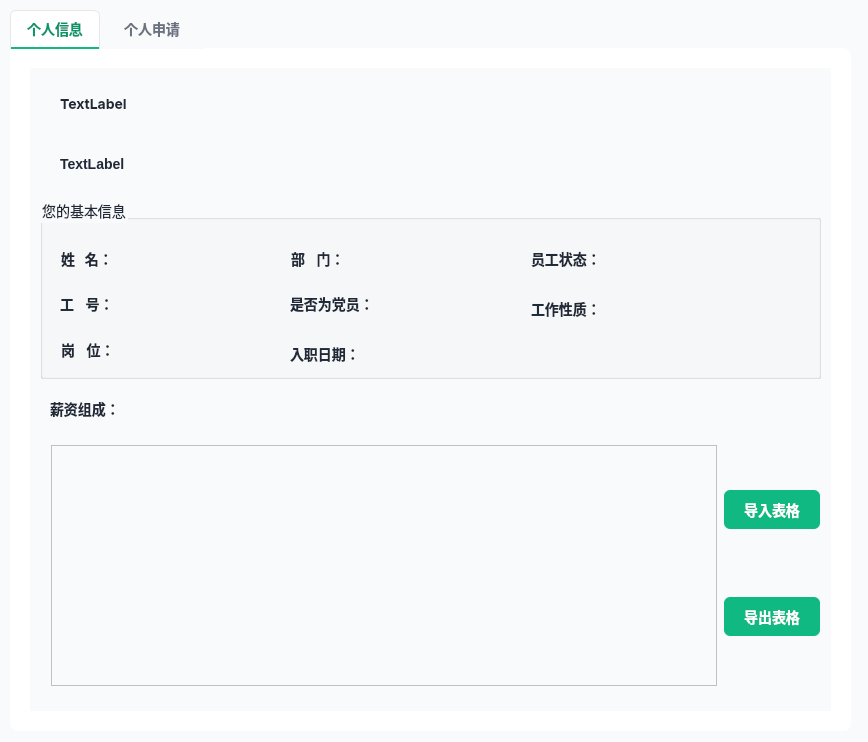
<?xml version="1.0" encoding="UTF-8"?>
<ui version="4.0">
 <class>HomePage</class>
 <widget class="QWidget" name="HomePage">
  <property name="windowModality">
   <enum>Qt::WindowModality::WindowModal</enum>
  </property>
  <property name="geometry">
   <rect>
    <x>0</x>
    <y>0</y>
    <width>868</width>
    <height>742</height>
   </rect>
  </property>
  <property name="windowTitle">
   <string>个人中心</string>
  </property>
  <property name="styleSheet">
   <string notr="true">/*
 *  ==================================================================================
 *  ||  GOOGLE HRMS - GLACIER &amp; MINT THEME (THE FINAL CUT)                        ||
 *  ||  PHILOSOPHY: Human-Centric Clarity &amp; Effortless Vitality                 ||
 *  ==================================================================================
 */

/* ------------------- 1. 全局基石：冰川之上 (The Foundation: Glacial) ------------------- */
QWidget {
    font-family: &quot;Inter&quot;, &quot;Segoe UI&quot;, &quot;Helvetica Neue&quot;, &quot;Microsoft YaHei&quot;, sans-serif;
    font-size: 14px;
    /* 告别黑暗。我们用几乎看不出的、极其柔和的冷灰色作为基底。*/
    background-color: #F9FAFB;
    /* 文字使用深邃但并非100%纯黑的石墨色，清晰而不刺眼。*/
    color: #1F2937;
}


/* ------------------- 3. 核心交互：薄荷般的清爽 (A Hint of Mint) ------------------- */
/* 标签 (QLabel) */
QLabel {
    background-color: transparent;
    color: #4B5563; /* 默认标签颜色，清晰柔和 */
}
QLabel {
    color: #1F2937;
    font-weight: 600;
}

/* 按钮 (QPushButton): 清晰的行动点 */
QPushButton {
    /* 我们的活力来源：薄荷绿。它代表成功、许可、前进。*/
    background-color: #10B981;
    color: #FFFFFF;
    border: none;
    border-radius: 6px;
    padding: 10px 20px;
    font-size: 14px;
    font-weight: bold;
}
QPushButton:hover {
    background-color: #059669;
}
QPushButton:pressed {
    background-color: #047857;
}

/* 输入框 (QLineEdit &amp; QTextEdit): 干净的画布 */
QLineEdit, QTextEdit {
    background-color: #F9FAFB; /* 与基底同色，或用#FFFFFF纯白亦可 */
    border: 3px solid #D1D5DB;
    border-radius: 6px;
    padding: 1px;
    color: #1F2937;
}
/* 占位符必须清晰 */
QLineEdit::placeholder-text {
    color: #9CA3AF;
}
QLineEdit:focus, QTextEdit:focus {
    border: 2px solid #10B981; /* 焦点时，薄荷绿光环清晰醒目 */
    padding: 8px; /* 边框变粗，内边距微调保持总高度不变 */
}

/* ------------------- 4. 数据展示：秩序井然 (Orderly Presentation) ------------------- */
/* 表格 (QTableWidget) */
QTabWidget::pane {
    /* 赋予内容区域一个纯白的背景，使其从#F9FAFB的基底中分离出来 */
    background-color: #FFFFFF;

    /* 定义一个清晰但柔和的边界 */
    border: 1px solid #E5E7EB;

    /* 这是核心：让内容区域拥有圆角。注意，顶部的圆角我们特殊处理，以完美融合Tab栏 */
    border-radius: 8px;
    border-top-left-radius: 0px; /* 左上角不设圆角，为选中的Tab留出空间 */
    border-top-right-radius: 8px; /* 保留右上角的圆角 */

    /* 在Tab栏下方留出一些内边距，让内容呼吸 */
    padding: 20px;

    /* 魔法：让内容区域向上移动一个像素，与Tab栏的下边框无缝衔接 */
    top: -1px;
}

QTabBar::tab {
    /* 为所有Tab设定基础样式 */
    font-size: 14px;
    font-weight: 600;
    color: #6B7280; /* 未选中时的颜色 */
    padding: 10px 20px;

    /* 默认状态下，Tab没有背景和边框，只是一段文字 */
    background-color: transparent;
    border: 1px solid transparent; /* 预留边框位置 */
    border-bottom: none; /* 底部绝不能有边框 */
    margin-right: 2px; /* Tab之间的微小间距 */
}

/* 鼠标悬停在“未选中”的Tab上：给予轻微的视觉反馈 */
QTabBar::tab:!selected:hover {
    background-color: #F3F4F6;
    color: #374151;
    border-top-left-radius: 6px;
    border-top-right-radius: 6px;
}

/* “选中”的Tab：这是设计的精髓所在 */
QTabBar::tab:selected {
    /* 背景色与下方面板的白色完全一致，实现视觉上的“融合” */
    background-color: #FFFFFF;
    
    /* 字体颜色变为我们的主题色“薄荷绿” */
    color: #059669;

    /* 边框与下方面板完全一致，除了底部 */
    border: 1px solid #E5E7EB;
    
    /* 这是最关键的一步：将底边框的颜色设置为与背景色相同，从而“切开”边框，
       制造出Tab与内容面板连为一体的视觉假象。*/
    border-bottom-color: #FFFFFF;

    /* 顶部圆角，与下方容器的圆角设计相呼应 */
    border-top-left-radius: 6px;
    border-top-right-radius: 6px;
}
QHeaderView::section {
    background-color: #F9FAFB;
    border: none;
    border-bottom: 1px solid #E5E7EB;
    padding: 10px;
    font-weight: 600;
    color: #6B7280;
}
QTableView::item {
    border: none;
    padding: 12px;
}
/* 选中行，用薄荷的淡彩 */
QTableView::item:selected {
    background-color: #D1FAE5;
    color: #064E3B;
}

/* Tab选项卡 (QTabWidget) */
QTabWidget::pane {
    border: none;
}
QTabBar::tab {
    background: transparent;
    border: none;
    border-bottom: 2px solid transparent;
    color: #6B7280;
    padding: 10px 16px;
    font-size: 14px;
    margin-right: 8px;
}
QTabBar::tab:hover {
    background-color: #F3F4F6;
    border-bottom: 2px solid #D1D5DB;
    border-top-left-radius: 6px;
    border-top-right-radius: 6px;
}
QTabBar::tab:selected {
    color: #059669;
    font-weight: bold;
    border-bottom: 2px solid #10B981;
}

/* ------------------- 5. 滚动条：无感的细节 (Invisible Details) ------------------- */
QScrollBar:vertical, QScrollBar:horizontal {
    border: none;
    background: #F9FAFB;
    width: 10px;
    height: 10px;
}
QScrollBar::handle {
    background: #D1D5DB;
    border-radius: 5px;
}
QScrollBar::handle:hover {
    background: #9CA3AF;
}</string>
  </property>
  <widget class="QTabWidget" name="tabWidget">
   <property name="geometry">
    <rect>
     <x>10</x>
     <y>10</y>
     <width>841</width>
     <height>721</height>
    </rect>
   </property>
   <property name="styleSheet">
    <string notr="true"/>
   </property>
   <property name="currentIndex">
    <number>0</number>
   </property>
   <widget class="QWidget" name="tab">
    <attribute name="title">
     <string>个人信息</string>
    </attribute>
    <widget class="QLabel" name="label">
     <property name="geometry">
      <rect>
       <x>20</x>
       <y>320</y>
       <width>141</width>
       <height>41</height>
      </rect>
     </property>
     <property name="styleSheet">
      <string notr="true"/>
     </property>
     <property name="text">
      <string>薪资组成：</string>
     </property>
    </widget>
    <widget class="QLabel" name="labTime">
     <property name="geometry">
      <rect>
       <x>30</x>
       <y>0</y>
       <width>191</width>
       <height>71</height>
      </rect>
     </property>
     <property name="font">
      <font>
       <family>Inter</family>
       <pointsize>-1</pointsize>
       <fontweight>DemiBold</fontweight>
      </font>
     </property>
     <property name="text">
      <string>TextLabel</string>
     </property>
     <property name="alignment">
      <set>Qt::AlignmentFlag::AlignLeading|Qt::AlignmentFlag::AlignLeft|Qt::AlignmentFlag::AlignVCenter</set>
     </property>
    </widget>
    <widget class="QGroupBox" name="groupBox">
     <property name="geometry">
      <rect>
       <x>10</x>
       <y>130</y>
       <width>781</width>
       <height>181</height>
      </rect>
     </property>
     <property name="styleSheet">
      <string notr="true"/>
     </property>
     <property name="title">
      <string>您的基本信息</string>
     </property>
     <widget class="QLabel" name="labelIsPartyMember">
      <property name="geometry">
       <rect>
        <x>250</x>
        <y>80</y>
        <width>171</width>
        <height>51</height>
       </rect>
      </property>
      <property name="styleSheet">
       <string notr="true"/>
      </property>
      <property name="text">
       <string>是否为党员：</string>
      </property>
     </widget>
     <widget class="QLabel" name="labelDepartment">
      <property name="geometry">
       <rect>
        <x>251</x>
        <y>40</y>
        <width>151</width>
        <height>41</height>
       </rect>
      </property>
      <property name="styleSheet">
       <string notr="true"/>
      </property>
      <property name="text">
       <string>部   门：</string>
      </property>
     </widget>
     <widget class="QLabel" name="labelEmployeeStatus">
      <property name="geometry">
       <rect>
        <x>491</x>
        <y>40</y>
        <width>171</width>
        <height>41</height>
       </rect>
      </property>
      <property name="styleSheet">
       <string notr="true"/>
      </property>
      <property name="text">
       <string>员工状态：</string>
      </property>
     </widget>
     <widget class="QLabel" name="labelWorkNature">
      <property name="geometry">
       <rect>
        <x>491</x>
        <y>90</y>
        <width>171</width>
        <height>41</height>
       </rect>
      </property>
      <property name="styleSheet">
       <string notr="true"/>
      </property>
      <property name="text">
       <string>工作性质：</string>
      </property>
     </widget>
     <widget class="QLabel" name="labelJoinDate">
      <property name="geometry">
       <rect>
        <x>250</x>
        <y>130</y>
        <width>351</width>
        <height>51</height>
       </rect>
      </property>
      <property name="font">
       <font>
        <family>Inter</family>
        <pointsize>-1</pointsize>
        <fontweight>DemiBold</fontweight>
       </font>
      </property>
      <property name="styleSheet">
       <string notr="true"/>
      </property>
      <property name="text">
       <string>入职日期：</string>
      </property>
     </widget>
     <widget class="QLabel" name="labelName">
      <property name="geometry">
       <rect>
        <x>21</x>
        <y>40</y>
        <width>141</width>
        <height>41</height>
       </rect>
      </property>
      <property name="font">
       <font>
        <family>Inter</family>
        <pointsize>-1</pointsize>
        <fontweight>DemiBold</fontweight>
       </font>
      </property>
      <property name="styleSheet">
       <string notr="true"/>
      </property>
      <property name="frameShadow">
       <enum>QFrame::Shadow::Raised</enum>
      </property>
      <property name="text">
       <string>姓   名：</string>
      </property>
      <property name="textFormat">
       <enum>Qt::TextFormat::AutoText</enum>
      </property>
     </widget>
     <widget class="QLabel" name="labelEmployeeID">
      <property name="geometry">
       <rect>
        <x>20</x>
        <y>80</y>
        <width>161</width>
        <height>51</height>
       </rect>
      </property>
      <property name="styleSheet">
       <string notr="true"/>
      </property>
      <property name="text">
       <string>工   号：</string>
      </property>
     </widget>
     <widget class="QLabel" name="labelPosition">
      <property name="geometry">
       <rect>
        <x>21</x>
        <y>131</y>
        <width>151</width>
        <height>41</height>
       </rect>
      </property>
      <property name="styleSheet">
       <string notr="true"/>
      </property>
      <property name="text">
       <string>岗   位：</string>
      </property>
     </widget>
     <widget class="QLabel" name="staffImage">
      <property name="geometry">
       <rect>
        <x>620</x>
        <y>30</y>
        <width>141</width>
        <height>141</height>
       </rect>
      </property>
      <property name="text">
       <string/>
      </property>
      <property name="scaledContents">
       <bool>true</bool>
      </property>
     </widget>
    </widget>
    <widget class="QScrollArea" name="scrollArea">
     <property name="geometry">
      <rect>
       <x>10</x>
       <y>350</y>
       <width>791</width>
       <height>291</height>
      </rect>
     </property>
     <property name="styleSheet">
      <string notr="true">/* ScrollArea Styling (if not covered by global QWidget) */
QScrollArea {
    border: none; /* Often scroll areas themselves don't need a border if their content does */
    background-color: transparent; /* Or #FFFFFF if you want it to have a white bg */
}

/* ScrollBar Styling (Consistent and modern) */
QScrollBar:vertical {
    border: 1px solid #D0D3D4;
    background-color: #F0F0F0;
    width: 14px; /* Slightly wider for easier clicking */
    margin: 0px 0px 0px 0px;
    border-radius: 3px;
}
QScrollBar::handle:vertical {
    background-color: #B0B0B0; /* Medium gray handle */
    min-height: 25px;
    border-radius: 3px;
    margin: 1px;
}
QScrollBar::handle:vertical:hover {
    background-color: #909090; /* Darker on hover */
}
QScrollBar::add-line:vertical, QScrollBar::sub-line:vertical {
    border: none;
    background: none;
    height: 0px; /* Hide default arrows, or style them if desired */
    subcontrol-position: top;
    subcontrol-origin: margin;
}
QScrollBar::add-page:vertical, QScrollBar::sub-page:vertical {
    background: none;
}

QScrollBar:horizontal {
    border: 1px solid #D0D3D4;
    background-color: #F0F0F0;
    height: 14px;
    margin: 0px 0px 0px 0px;
    border-radius: 3px;
}
QScrollBar::handle:horizontal {
    background-color: #B0B0B0;
    min-width: 25px;
    border-radius: 3px;
    margin: 1px;
}
QScrollBar::handle:horizontal:hover {
    background-color: #909090;
}
QScrollBar::add-line:horizontal, QScrollBar::sub-line:horizontal {
    border: none;
    background: none;
    width: 0px;
    subcontrol-position: left;
    subcontrol-origin: margin;
}
QScrollBar::add-page:horizontal, QScrollBar::sub-page:horizontal {
    background: none;
}
</string>
     </property>
     <property name="frameShape">
      <enum>QFrame::Shape::NoFrame</enum>
     </property>
     <property name="frameShadow">
      <enum>QFrame::Shadow::Raised</enum>
     </property>
     <property name="widgetResizable">
      <bool>true</bool>
     </property>
     <widget class="QWidget" name="scrollAreaWidgetContents">
      <property name="geometry">
       <rect>
        <x>0</x>
        <y>0</y>
        <width>791</width>
        <height>291</height>
       </rect>
      </property>
      <widget class="QPushButton" name="btnFromExcel">
       <property name="geometry">
        <rect>
         <x>684</x>
         <y>72</y>
         <width>96</width>
         <height>39</height>
        </rect>
       </property>
       <property name="styleSheet">
        <string notr="true"/>
       </property>
       <property name="text">
        <string>导入表格</string>
       </property>
      </widget>
      <widget class="QPushButton" name="btnToExcel">
       <property name="geometry">
        <rect>
         <x>684</x>
         <y>179</y>
         <width>96</width>
         <height>39</height>
        </rect>
       </property>
       <property name="styleSheet">
        <string notr="true"/>
       </property>
       <property name="text">
        <string>导出表格</string>
       </property>
      </widget>
      <widget class="QTableView" name="tableView">
       <property name="geometry">
        <rect>
         <x>11</x>
         <y>27</y>
         <width>666</width>
         <height>241</height>
        </rect>
       </property>
      </widget>
     </widget>
    </widget>
    <widget class="QLabel" name="labWelcome">
     <property name="geometry">
      <rect>
       <x>30</x>
       <y>70</y>
       <width>181</width>
       <height>51</height>
      </rect>
     </property>
     <property name="text">
      <string>TextLabel</string>
     </property>
    </widget>
   </widget>
   <widget class="QWidget" name="tab_2">
    <attribute name="title">
     <string>个人申请</string>
    </attribute>
    <widget class="QGroupBox" name="groupBoxVacation">
     <property name="geometry">
      <rect>
       <x>20</x>
       <y>210</y>
       <width>731</width>
       <height>201</height>
      </rect>
     </property>
     <property name="styleSheet">
      <string notr="true">/* ------------------- 2. 结构与悬浮感：现代主义的进化 (Modernist Structure) ------------------- */
QGroupBox {
    /* 卡片使用纯白，与基底形成微妙的对比，营造悬浮感。*/
    background-color: #FFFFFF;
    /* 彻底抛弃边框，我们用现代的阴影效果来定义边界，更轻盈、更高级。*/
    border: none;
    border-radius: 8px;
    /* 这行是魔法：给卡片一个柔和的、几乎看不见的阴影。 */
    box-shadow: 0 1px 3px rgba(0, 0, 0, 0.1), 0 1px 2px rgba(0, 0, 0, 0.06);
    margin-top: 15px;
    padding: 20px; /* 为内容提供充足的呼吸空间 */
}
QGroupBox::title {
    subcontrol-origin: margin;
    subcontrol-position: top left;
    padding: 0 10px;
    margin-left: 10px;
    color: #374151;
    font-size: 16px;
    font-weight: 600; /* 使用字重600，比bold柔和，比normal挺拔 */
}
</string>
     </property>
     <property name="title">
      <string>休假申报</string>
     </property>
     <widget class="QToolButton" name="tbtnVacation">
      <property name="geometry">
       <rect>
        <x>480</x>
        <y>40</y>
        <width>201</width>
        <height>41</height>
       </rect>
      </property>
      <property name="layoutDirection">
       <enum>Qt::LayoutDirection::LeftToRight</enum>
      </property>
      <property name="styleSheet">
       <string notr="true">/* PushButton 样式 */
QPushButton {
    background-color: #d8cbf0;
    color: #5a4a7a;
    border: 1px solid #9c7fd0;
    border-radius: 4px;
    padding: 5px 12px;
    font-weight: 500;
}

QPushButton:hover {
    background-color: #e0d4f8;
    border-color: #8c6dc9;
}

QPushButton:pressed {
    background-color: #c9b8eb;
}

QPushButton:disabled {
    background-color: #e6e0f0;
    color: #a99bc0;
}</string>
      </property>
      <property name="text">
       <string>提交申报</string>
      </property>
      <property name="popupMode">
       <enum>QToolButton::ToolButtonPopupMode::DelayedPopup</enum>
      </property>
      <property name="toolButtonStyle">
       <enum>Qt::ToolButtonStyle::ToolButtonTextBesideIcon</enum>
      </property>
     </widget>
     <widget class="QLabel" name="labelVacationNum">
      <property name="geometry">
       <rect>
        <x>540</x>
        <y>120</y>
        <width>161</width>
        <height>31</height>
       </rect>
      </property>
      <property name="styleSheet">
       <string notr="true">QLabel {
    background-color: transparent; /* 透明背景 */
    color: #333333; /* 深灰色文字 */
    font-family: Arial, sans-serif;
    font-size: 14px;
    border: none; /* 无边框 */
    padding: 0; /* 无内边距 */
    margin: 0; /* 无外边距 */
}</string>
      </property>
      <property name="text">
       <string>我的申报次数：</string>
      </property>
     </widget>
     <widget class="QLabel" name="labVacationPassNum">
      <property name="geometry">
       <rect>
        <x>540</x>
        <y>160</y>
        <width>111</width>
        <height>31</height>
       </rect>
      </property>
      <property name="styleSheet">
       <string notr="true">QLabel {
    background-color: transparent; /* 透明背景 */
    color: #333333; /* 深灰色文字 */
    font-family: Arial, sans-serif;
    font-size: 14px;
    border: none; /* 无边框 */
    padding: 0; /* 无内边距 */
    margin: 0; /* 无外边距 */
}</string>
      </property>
      <property name="text">
       <string>通过次数：</string>
      </property>
     </widget>
     <widget class="QLabel" name="labContent_2">
      <property name="geometry">
       <rect>
        <x>10</x>
        <y>110</y>
        <width>69</width>
        <height>19</height>
       </rect>
      </property>
      <property name="text">
       <string>申报内容</string>
      </property>
     </widget>
     <widget class="QTextEdit" name="textEdit_2">
      <property name="geometry">
       <rect>
        <x>80</x>
        <y>90</y>
        <width>441</width>
        <height>101</height>
       </rect>
      </property>
      <property name="styleSheet">
       <string notr="true"/>
      </property>
     </widget>
     <widget class="QLabel" name="labName_2">
      <property name="geometry">
       <rect>
        <x>10</x>
        <y>50</y>
        <width>91</width>
        <height>19</height>
       </rect>
      </property>
      <property name="styleSheet">
       <string notr="true"/>
      </property>
      <property name="text">
       <string>申  报  人</string>
      </property>
     </widget>
     <widget class="QLineEdit" name="lineEditName_2">
      <property name="geometry">
       <rect>
        <x>110</x>
        <y>50</y>
        <width>181</width>
        <height>21</height>
       </rect>
      </property>
      <property name="styleSheet">
       <string notr="true"/>
      </property>
     </widget>
    </widget>
    <widget class="QGroupBox" name="groupBoxFinancial">
     <property name="geometry">
      <rect>
       <x>20</x>
       <y>10</y>
       <width>731</width>
       <height>201</height>
      </rect>
     </property>
     <property name="styleSheet">
      <string notr="true">/* ------------------- 2. 结构与悬浮感：现代主义的进化 (Modernist Structure) ------------------- */
QGroupBox {
    /* 卡片使用纯白，与基底形成微妙的对比，营造悬浮感。*/
    background-color: #FFFFFF;
    /* 彻底抛弃边框，我们用现代的阴影效果来定义边界，更轻盈、更高级。*/
    border: none;
    border-radius: 8px;
    /* 这行是魔法：给卡片一个柔和的、几乎看不见的阴影。 */
    box-shadow: 0 1px 3px rgba(0, 0, 0, 0.1), 0 1px 2px rgba(0, 0, 0, 0.06);
    margin-top: 15px;
    padding: 20px; /* 为内容提供充足的呼吸空间 */
}
QGroupBox::title {
    subcontrol-origin: margin;
    subcontrol-position: top left;
    padding: 0 10px;
    margin-left: 10px;
    color: #374151;
    font-size: 16px;
    font-weight: 600; /* 使用字重600，比bold柔和，比normal挺拔 */
}
</string>
     </property>
     <property name="title">
      <string>财务申报</string>
     </property>
     <widget class="QLabel" name="labFinancialPassNum">
      <property name="geometry">
       <rect>
        <x>540</x>
        <y>150</y>
        <width>111</width>
        <height>31</height>
       </rect>
      </property>
      <property name="styleSheet">
       <string notr="true">QLabel {
    background-color: transparent; /* 透明背景 */
    color: #333333; /* 深灰色文字 */
    font-family: Arial, sans-serif;
    font-size: 14px;
    border: none; /* 无边框 */
    padding: 0; /* 无内边距 */
    margin: 0; /* 无外边距 */
}</string>
      </property>
      <property name="text">
       <string>通过次数：</string>
      </property>
     </widget>
     <widget class="QLabel" name="labelFinancialNum">
      <property name="geometry">
       <rect>
        <x>540</x>
        <y>110</y>
        <width>151</width>
        <height>19</height>
       </rect>
      </property>
      <property name="styleSheet">
       <string notr="true">QLabel {
    background-color: transparent; /* 透明背景 */
    color: #333333; /* 深灰色文字 */
    font-family: Arial, sans-serif;
    font-size: 14px;
    border: none; /* 无边框 */
    padding: 0; /* 无内边距 */
    margin: 0; /* 无外边距 */
}</string>
      </property>
      <property name="text">
       <string>我的申报次数：</string>
      </property>
     </widget>
     <widget class="QLabel" name="labName">
      <property name="geometry">
       <rect>
        <x>10</x>
        <y>50</y>
        <width>81</width>
        <height>19</height>
       </rect>
      </property>
      <property name="styleSheet">
       <string notr="true"/>
      </property>
      <property name="text">
       <string>申  报  人</string>
      </property>
     </widget>
     <widget class="QLineEdit" name="lineEditName">
      <property name="geometry">
       <rect>
        <x>100</x>
        <y>50</y>
        <width>171</width>
        <height>21</height>
       </rect>
      </property>
      <property name="styleSheet">
       <string notr="true"/>
      </property>
     </widget>
     <widget class="QLabel" name="labContent">
      <property name="geometry">
       <rect>
        <x>10</x>
        <y>110</y>
        <width>69</width>
        <height>19</height>
       </rect>
      </property>
      <property name="styleSheet">
       <string notr="true"/>
      </property>
      <property name="text">
       <string>申报内容</string>
      </property>
     </widget>
     <widget class="QTextEdit" name="textEdit">
      <property name="geometry">
       <rect>
        <x>80</x>
        <y>90</y>
        <width>441</width>
        <height>101</height>
       </rect>
      </property>
      <property name="styleSheet">
       <string notr="true"/>
      </property>
     </widget>
     <widget class="QToolButton" name="tbtnFinancial">
      <property name="geometry">
       <rect>
        <x>480</x>
        <y>40</y>
        <width>201</width>
        <height>41</height>
       </rect>
      </property>
      <property name="contextMenuPolicy">
       <enum>Qt::ContextMenuPolicy::DefaultContextMenu</enum>
      </property>
      <property name="layoutDirection">
       <enum>Qt::LayoutDirection::LeftToRight</enum>
      </property>
      <property name="text">
       <string>提交申报</string>
      </property>
      <property name="popupMode">
       <enum>QToolButton::ToolButtonPopupMode::DelayedPopup</enum>
      </property>
      <property name="toolButtonStyle">
       <enum>Qt::ToolButtonStyle::ToolButtonTextBesideIcon</enum>
      </property>
     </widget>
    </widget>
    <widget class="QGroupBox" name="groupBoxProjection">
     <property name="geometry">
      <rect>
       <x>20</x>
       <y>420</y>
       <width>731</width>
       <height>221</height>
      </rect>
     </property>
     <property name="styleSheet">
      <string notr="true">/* ------------------- 2. 结构与悬浮感：现代主义的进化 (Modernist Structure) ------------------- */
QGroupBox {
    /* 卡片使用纯白，与基底形成微妙的对比，营造悬浮感。*/
    background-color: #FFFFFF;
    /* 彻底抛弃边框，我们用现代的阴影效果来定义边界，更轻盈、更高级。*/
    border: none;
    border-radius: 8px;
    /* 这行是魔法：给卡片一个柔和的、几乎看不见的阴影。 */
    box-shadow: 0 1px 3px rgba(0, 0, 0, 0.1), 0 1px 2px rgba(0, 0, 0, 0.06);
    margin-top: 15px;
    padding: 20px; /* 为内容提供充足的呼吸空间 */
}
QGroupBox::title {
    subcontrol-origin: margin;
    subcontrol-position: top left;
    padding: 0 10px;
    margin-left: 10px;
    color: #374151;
    font-size: 16px;
    font-weight: 600; /* 使用字重600，比bold柔和，比normal挺拔 */
}
</string>
     </property>
     <property name="title">
      <string>立项申报</string>
     </property>
     <widget class="QToolButton" name="tbtnProjection">
      <property name="geometry">
       <rect>
        <x>480</x>
        <y>40</y>
        <width>201</width>
        <height>41</height>
       </rect>
      </property>
      <property name="layoutDirection">
       <enum>Qt::LayoutDirection::LeftToRight</enum>
      </property>
      <property name="styleSheet">
       <string notr="true">/* PushButton 样式 */
QPushButton {
    background-color: #d8cbf0;
    color: #5a4a7a;
    border: 1px solid #9c7fd0;
    border-radius: 4px;
    padding: 5px 12px;
    font-weight: 500;
}

QPushButton:hover {
    background-color: #e0d4f8;
    border-color: #8c6dc9;
}

QPushButton:pressed {
    background-color: #c9b8eb;
}

QPushButton:disabled {
    background-color: #e6e0f0;
    color: #a99bc0;
}</string>
      </property>
      <property name="text">
       <string>提交申报</string>
      </property>
      <property name="popupMode">
       <enum>QToolButton::ToolButtonPopupMode::DelayedPopup</enum>
      </property>
      <property name="toolButtonStyle">
       <enum>Qt::ToolButtonStyle::ToolButtonTextBesideIcon</enum>
      </property>
     </widget>
     <widget class="QLabel" name="labelProjectionNum">
      <property name="geometry">
       <rect>
        <x>540</x>
        <y>130</y>
        <width>161</width>
        <height>21</height>
       </rect>
      </property>
      <property name="styleSheet">
       <string notr="true">QLabel {
    background-color: transparent; /* 透明背景 */
    color: #333333; /* 深灰色文字 */
    font-family: Arial, sans-serif;
    font-size: 14px;
    border: none; /* 无边框 */
    padding: 0; /* 无内边距 */
    margin: 0; /* 无外边距 */
}</string>
      </property>
      <property name="text">
       <string>我的申报次数： </string>
      </property>
     </widget>
     <widget class="QLabel" name="labProjectionPassNum">
      <property name="geometry">
       <rect>
        <x>540</x>
        <y>180</y>
        <width>111</width>
        <height>21</height>
       </rect>
      </property>
      <property name="styleSheet">
       <string notr="true">QLabel {
    background-color: transparent; /* 透明背景 */
    color: #333333; /* 深灰色文字 */
    font-family: Arial, sans-serif;
    font-size: 14px;
    border: none; /* 无边框 */
    padding: 0; /* 无内边距 */
    margin: 0; /* 无外边距 */
}</string>
      </property>
      <property name="text">
       <string>通过次数：</string>
      </property>
     </widget>
     <widget class="QLabel" name="labContent_3">
      <property name="geometry">
       <rect>
        <x>20</x>
        <y>110</y>
        <width>69</width>
        <height>19</height>
       </rect>
      </property>
      <property name="styleSheet">
       <string notr="true"/>
      </property>
      <property name="text">
       <string>申报内容</string>
      </property>
     </widget>
     <widget class="QTextEdit" name="textEdit_3">
      <property name="geometry">
       <rect>
        <x>90</x>
        <y>90</y>
        <width>441</width>
        <height>121</height>
       </rect>
      </property>
      <property name="styleSheet">
       <string notr="true"/>
      </property>
     </widget>
     <widget class="QLabel" name="labName_3">
      <property name="geometry">
       <rect>
        <x>20</x>
        <y>50</y>
        <width>81</width>
        <height>19</height>
       </rect>
      </property>
      <property name="styleSheet">
       <string notr="true"/>
      </property>
      <property name="text">
       <string>申  报  人</string>
      </property>
     </widget>
     <widget class="QLineEdit" name="lineEditName_3">
      <property name="geometry">
       <rect>
        <x>110</x>
        <y>50</y>
        <width>171</width>
        <height>21</height>
       </rect>
      </property>
      <property name="styleSheet">
       <string notr="true"/>
      </property>
     </widget>
    </widget>
   </widget>
  </widget>
  <action name="actReimbursementApplication">
   <property name="text">
    <string>报销申请</string>
   </property>
   <property name="toolTip">
    <string>报销申请</string>
   </property>
   <property name="menuRole">
    <enum>QAction::MenuRole::NoRole</enum>
   </property>
  </action>
  <action name="actLoanApplication">
   <property name="text">
    <string>借款申请</string>
   </property>
   <property name="toolTip">
    <string>借款申请</string>
   </property>
   <property name="menuRole">
    <enum>QAction::MenuRole::NoRole</enum>
   </property>
  </action>
  <action name="actSalaryAdjustmentApplication">
   <property name="text">
    <string>薪酬调整申报</string>
   </property>
   <property name="toolTip">
    <string>薪酬调整申报</string>
   </property>
   <property name="menuRole">
    <enum>QAction::MenuRole::NoRole</enum>
   </property>
  </action>
 </widget>
 <resources/>
 <connections/>
</ui>
